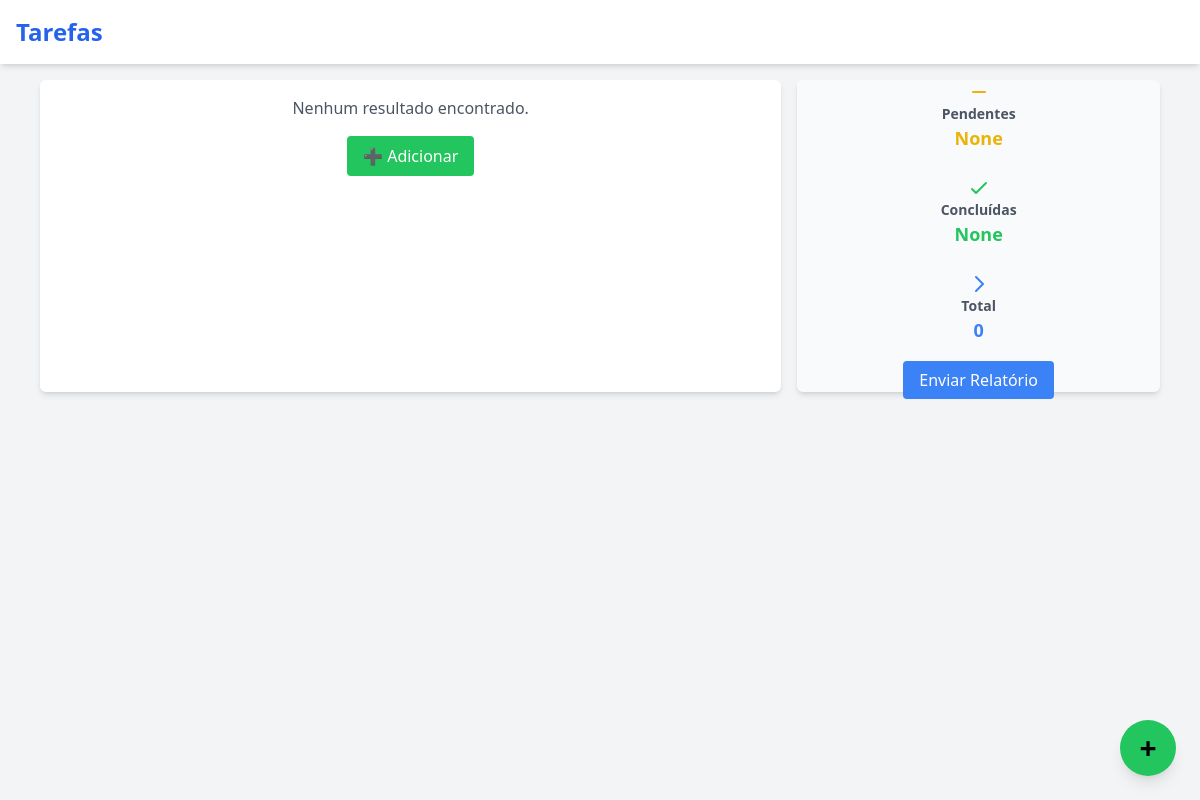
/, run on an earlier commit of the app's database.
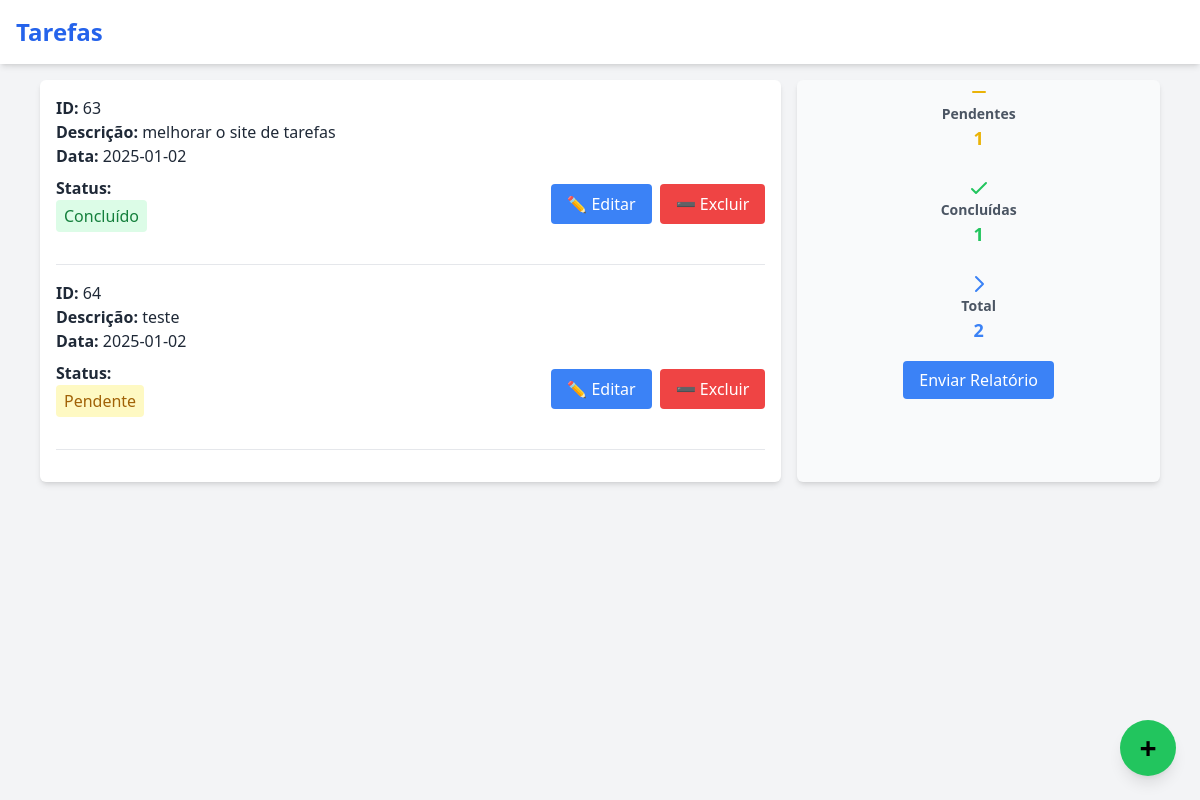
And on a later commit of the database.
### tables this page shows
CREATE TABLE tarefas (
                      id INTEGER PRIMARY KEY AUTOINCREMENT,
                      descricao TEXT NOT NULL,
                      data TEXT NOT NULL,
                      status TEXT NOT NULL);

### main.py (the view)
@app.route('/')
def ver_tarefas():
    tarefas = executar_query("SELECT id, descricao, data, status FROM tarefas").fetchall()
    resultados = executar_query("""SELECT
        COUNT(id) AS total,
        SUM(CASE WHEN status = 'Concluído' THEN 1 ELSE 0 END) AS concluidas,
        SUM(CASE WHEN status = 'Pendente' THEN 1 ELSE 0 END) AS pendentes
    FROM tarefas;
    """).fetchone()
    tarefas_totais = resultados[0]
    tarefas_concluidas = resultados[1]
    tarefas_pendentes = resultados[2]
    return render_template('index.html', tarefas_pendentes=tarefas_pendentes, tarefas_totais=tarefas_totais, tarefas_concluidas=tarefas_concluidas, data=tarefas if tarefas else None)

### main.py (called while the page is built)
@app.template_filter('format_date')
def format_date(value, format='%d/%m/%Y'):
    return value.strftime(format) if isinstance(value, datetime.datetime) else value

def executar_query(query, params=()):
    with sqlite3.connect('tarefas.db') as conn:
        cursor = conn.cursor()
        cursor.execute(query, params)
        conn.commit()
        return cursor

### templates/index.html (shortened to what the changed rows need)
<!DOCTYPE html>
<html lang="pt-br">
<head>
    <script src="https://cdn.tailwindcss.com"></script>
</head>
<body class="bg-gray-100 font-sans text-gray-800">
    <header class="bg-white shadow-md p-4 fixed top-0 w-full z-50">
        <h1 class="text-2xl font-bold text-blue-600">Tarefas</h1>
    </header>
    <main class="pt-20 max-w-6xl mx-auto grid grid-cols-1 md:grid-cols-3 gap-4 p-4">
        <div class="col-span-2 bg-white shadow-md rounded-md p-4">
            {% if data %}
                {% for tarefa in data %}
                <div class="border-b border-gray-200 pb-4 mb-4">
                    <div class="mb-2">
                        <p><span class="font-semibold">ID:</span> {{ tarefa[0] }}</p>
                        <p><span class="font-semibold">Descrição:</span> {{ tarefa[1] }}</p>
                        <p><span class="font-semibold">Data:</span> {{ tarefa[2]|format_date }}</p>
                    </div>
                    <div class="flex items-center justify-between mb-4">
                        <div>
                            <p class="font-semibold">Status:</p>
                            <div class="px-2 py-1 rounded
                                {% if tarefa[3] == 'Pendente' %}bg-yellow-100 text-yellow-700{% elif tarefa[3] == 'Concluído' %}bg-green-100 text-green-700{% endif %}">
                                {{ tarefa[3] }}
                            </div>
                        </div>
                        <div class="flex space-x-2">
                            <form action="/editar_tarefas/{{ tarefa[0] }}" method="GET">
                                <button type="submit" class="px-4 py-2 bg-blue-500 text-white rounded hover:bg-blue-600">✏️ Editar</button>
                            </form>
                            <form action="/excluir_tarefas/{{ tarefa[0] }}" method="POST">
                                <button type="submit" class="px-4 py-2 bg-red-500 text-white rounded hover:bg-red-600">➖ Excluir</button>
                            </form>
                        </div>
                    </div>
                </div>
                {% endfor %}
            {% else %}
                <p class="text-center text-gray-600">Nenhum resultado encontrado.</p>
                <div class="mt-4 flex justify-center">
                    <a href="/add_tarefas" class="px-4 py-2 bg-green-500 text-white rounded hover:bg-green-600">➕ Adicionar</a>
                </div>
            {% endif %}
        </div>
        <div class="bg-gray-50 shadow-md rounded-md px-1 py-0.1 space-y-6">
            <div class="text-center">
                <div class="flex items-center justify-center text-yellow-500">
                    <svg xmlns="http://www.w3.org/2000/svg" class="h-6 w-6" fill="none" viewBox="0 0 24 24" stroke="currentColor" stroke-width="2">
                        <path stroke-linecap="round" stroke-linejoin="round" d="M18 12H6" />
                    </svg>
                </div>
                <p class="text-sm font-semibold text-gray-600">Pendentes</p>
                <p class="text-lg font-bold text-yellow-500">{{ tarefas_pendentes }}</p>
            </div>
            <div class="text-center">
                <div class="flex items-center justify-center text-green-500">
                    <svg xmlns="http://www.w3.org/2000/svg" class="h-6 w-6" fill="none" viewBox="0 0 24 24" stroke="currentColor" stroke-width="2">
                        <path stroke-linecap="round" stroke-linejoin="round" d="M5 13l4 4L19 7" />
                    </svg>
                </div>
                <p class="text-sm font-semibold text-gray-600">Concluídas</p>
                <p class="text-lg font-bold text-green-500">{{ tarefas_concluidas }}</p>
            </div>
            <div class="text-center">
                <div class="flex items-center justify-center text-blue-500">
                    <svg xmlns="http://www.w3.org/2000/svg" class="h-6 w-6" fill="none" viewBox="0 0 24 24" stroke="currentColor" stroke-width="2">
                        <path stroke-linecap="round" stroke-linejoin="round" d="M9 5l7 7-7 7" />
                    </svg>
                </div>
                <p class="text-sm font-semibold text-gray-600">Total</p>
                <p class="text-lg font-bold text-blue-500">{{ tarefas_totais }}</p>
            </div>
        </div>
    </main>
</body>
</html>

What changed in the data, as far as the page shows it:
added tarefas: id "63", descricao "melhorar o site de tarefas", data "2025-01-02", status "Concluído"
added tarefas: id "64", descricao "teste", data "2025-01-02", status "Pendente"
Also different on the page:
{{ tarefas_pendentes }}: "None" → "1"
{{ tarefas_concluidas }}: "None" → "1"
{{ tarefas_totais }}: "0" → "2"
text no longer shown: "Nenhum resultado encontrado. ➕ Adicionar"
